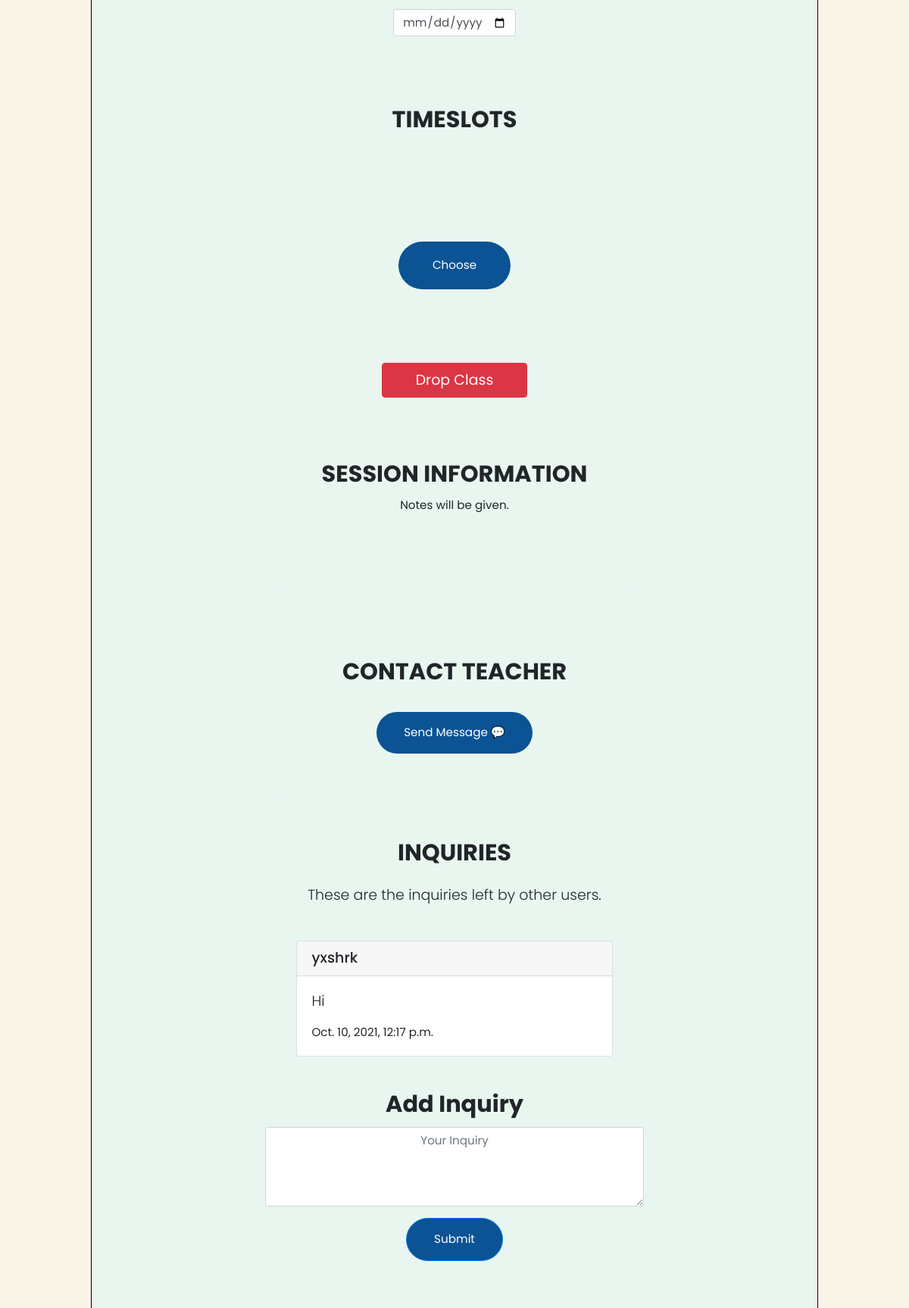
Before: /viewclass/5 (signed in, middle part) with the older database file.
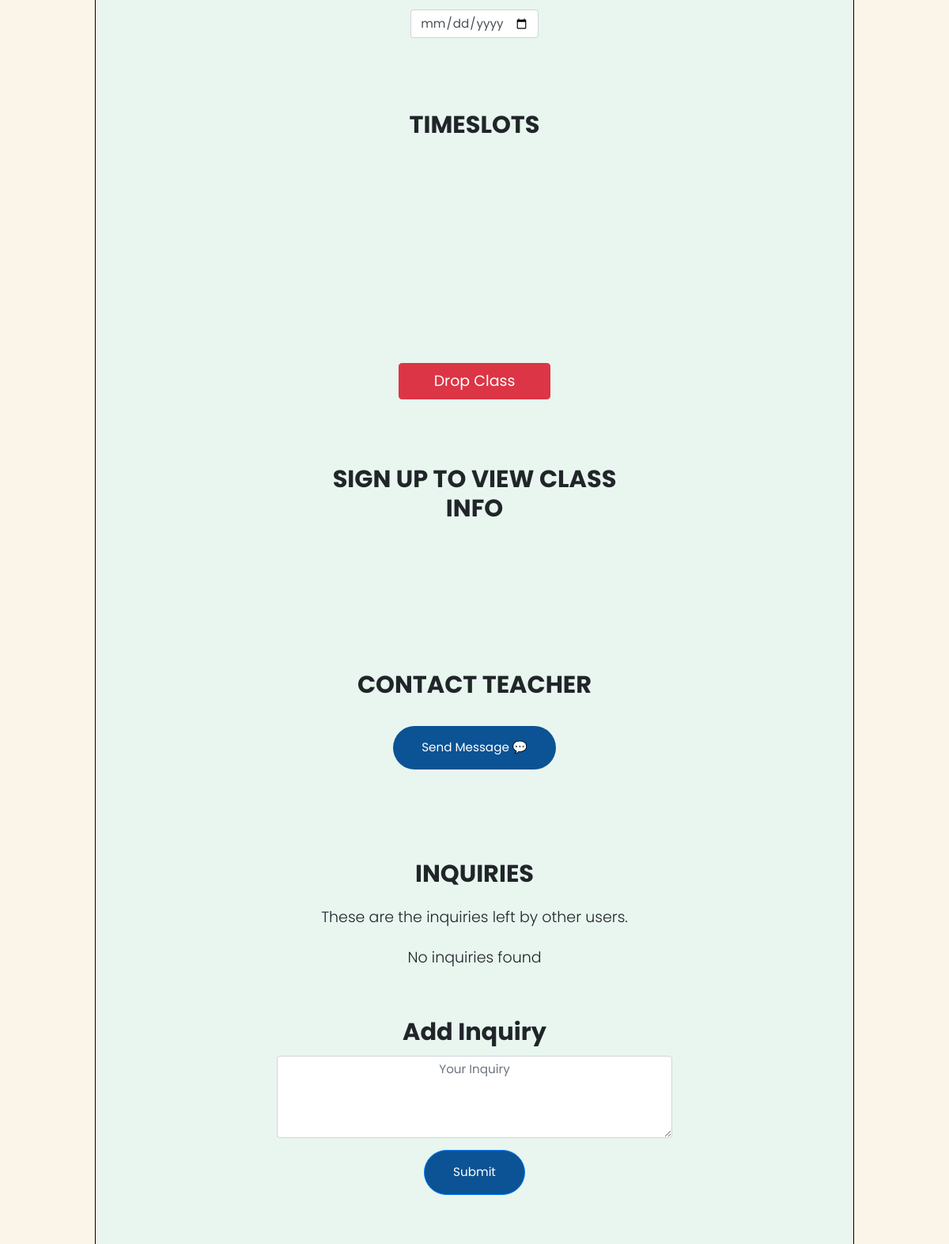
After: the same page with the newer database file.
### auctions/models.py (models this page shows)
class Listing(models.Model):
    id = models.IntegerField(primary_key=True)
    user = models.CharField(max_length=64, null=True, default=None)
    teacher = models.CharField(max_length=64, null=True, default=None)
    subject = models.CharField(max_length=100, null=True, default=None)
    description = models.TextField(null=True, default=None)
    price = models.CharField(max_length=64, null=True, default=None)
    datetime = models.CharField(max_length=1024, null=True, default=None)
    timestamp = models.DateTimeField(auto_now_add=True, null=True)
    announcement = models.TextField(null=True, default=None)

class Inquiry(models.Model):
    user = models.CharField(max_length=64)
    comment = models.CharField(max_length=1024, null=True, default=None)
    listingid = models.IntegerField()
    timestamp = models.DateTimeField(auto_now_add=True)

### auctions/views.py (the view)
# urls.py: path("viewclass/<int:class_id>", views.viewclass, name="viewclass"),
@login_required(login_url='/login')
def viewclass(request, class_id):
    specific_class = Listing.objects.get(id=class_id)
    inquiries = Inquiry.objects.filter(listingid=class_id)
    students = Student.objects.filter(listingid=class_id)
    print(class_id)
    print(students)
    timeslots = Timeslots.objects.filter(listingid=class_id)
    added = WatchList.objects.filter(
            listingid=class_id, user=request.user.username)
    print(added)
    if added is None:
        added = []
    else:
        pass
    student_users = []
    for student in students:
        student_users.append(student.user)
    registered_customers = {}
    timeslotids = []
    for timeslot in timeslots:
        timeslotids.append(timeslot.timeslotid)
    specified_customers = []
    for timeslot in timeslots:
        registered_customers[timeslot.timeslotid] = {
            "timeslot": timeslot.timeslot,
            "timeslotid": timeslot.timeslotid,
            "specific_customers": Customers.objects.filter(customerid=timeslot.timeslotid)
        }
    specified_customers = []
    for x,y in registered_customers.items():
        specified_customers.append(y)
    return render(request, "auctions/viewclass.html", {
        "class": specific_class,
        "inquiries": inquiries,
        "students": students,
        "timeslots": timeslots,
        "student_users": student_users,
        "specified_customers": specified_customers,
        "added": added
    })

### auctions/context_processors.py (called while the page is built)
def add_variable_to_context(request):
    notifmessages = Messages.objects.filter(receiver=request.user.username, read=False)
    overallnotifs = Notifications.objects.filter(user=request.user.username, read=False)
    if request.user.is_authenticated:
        currentmode = Mode.objects.get(user=request.user.username)
    else:
        currentmode = "none"
    return {
        'testme': notifmessages,
        'metoo': overallnotifs,
        'currentmode': currentmode
    }

### auctions/templates/auctions/viewclass.html (shortened to what this page needs)
{% extends "auctions/layout2.html" %}
{% block body %}
    <br>
    <br>
    <br>
    <br>
    <br>
    <br>
    <div class="jumbotron text-center" style="padding: 4% 20%;width:80%;margin-left:10%;background-color:#E8F6EF;border:solid;border-color:black;border-width:0.5px;" >
        <br>
        <br>
        <h1><strong>{{class.subject}}</strong></h1> <br>
        <br>
        <br>
        <br>
        <br>
        <br>
        <br>
        <div>
            <p>Calender for your reference:</p><input type="date" class="form-control" style="width:34%;margin-left:33%;">
        </div>
        <br>
        <br>
          <br>
          <br>
        <h2 style="text-align:center;"class="card-title h2">TIMESLOTS</h2>
        <div class="jumbotron text-center" style="background-color:transparent;">
        </div>
        {% if user.username in student_users %}
            <button id="newprofile" style="background:#0b5394;border-radius: 1000px;border:none;outline:none;padding:20px 45px;color:#ffffff;text-align:center;margin-top:-5%;">Choose</button>
            {% endif %}
        <br>
        <br>
        <br>
        {% if user.username != class.user %}
            {% if added %}
            <form action="{% url 'removefromwatchlist' class.id %}" method="POST">
                    <button style="width:40%;"class="btn btn-danger btn-lg" type="submit" value="Drop Class">Drop Class</button>
            </form>
            {% endif %}
        {% endif %}
        <br>
        <div class="jumbotron text-center" style="background-color:#E8F6EF;">
        {% if user.username in student_users or user.username == class.user %}
            <h2 class="card-title h2">SESSION INFORMATION</h2>
            <p class="card-text">{{class.announcement}}</p>
        {% else %}
            <h2 class="card-title h2">SIGN UP TO VIEW CLASS INFO</h2>
        {% endif %}
        <br>
        </div>
        <div class="jumbotron text-center" style="background-color:#E8F6EF;">
        {% if user.username != class.user %}
        <h2 class="card-title h2">CONTACT TEACHER</h2>
        <br>
        <a href="{% url 'chatwithcontacts' class.user %}">
                        <button style="background:#0b5394;border-radius: 1000px;border:none;outline:none;padding:16px 36px;color:#ffffff;text-align:center;">Send Message 💬</button>
                        </a>
        {% endif %}
        </div>
        <div class="jumbotron text-center" style="background-color:#E8F6EF;margin-top:-8%;">
            <h2 class="card-title h2">INQUIRIES</h2>
            <p class="lead my-4">These are the inquiries left by other users.</p>
            {% if inquiries %}
                {% for inquiry in inquiries %}
                    <br>
                    <div class="card text-left">
                    <h5 class="card-header h5">{{inquiry.user}}</h5>
                    <div class="card-body">
                        <p class="lead">{{inquiry.comment}}</p>
                        <p class="card-text">{{inquiry.timestamp}}</p>
                    </div>
                    </div>
                {% endfor %}
            {% else %}
                <div class="text-center">
                    <p class="lead">No inquiries found</p>
                </div>
            {% endif %}
                <br>
                <br>
                <h2 class="card-title h2">Add Inquiry</h2>
                <form action="{% url 'addinquiry' class.id %}" method="POST">
                    <div class="form-group">
                        <textarea class="form-control" style="width:120%;margin-left:-10%;text-align:center;" name="comment" rows="4" placeholder="Your Inquiry"></textarea>
                    </div>
                    <input class="btn btn-primary" style="background:#0b5394;border-radius:100px;padding:16px 36px;" type="submit" value="Submit">
                </form>
        </div>
        <br>
        <br>
        <br>
        <br> <br> <br>
    </div>
{% endblock %}

Changed rows visible on the page:
no longer on this page (row unchanged): Listing: announcement "Notes will be given."
removed Inquiry: user "yxshrk", comment "Hi", timestamp "Oct. 10, 2021, 12:17 p.m."
Other visible differences:
text no longer shown: "Choose SESSION INFORMATION"
text now shown: "SIGN UP TO VIEW CLASS INFO No inquiries found"
